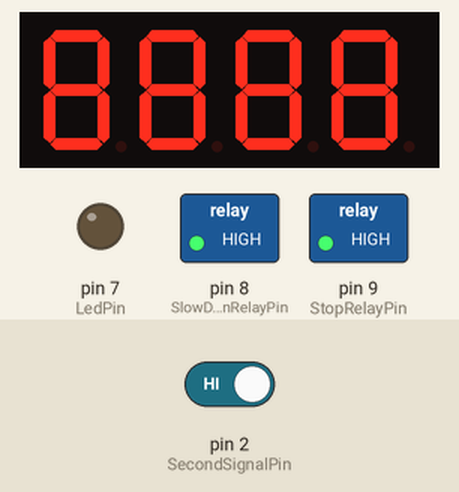
This sketch was run on a simulated Arduino Uno, built with avr-gcc and run on an emulated ATmega328P. Shown: 4-digit seven-segment display, switched loads named in the sketch (green lamp = pin HIGH), output pins drawn as LEDs (lit = HIGH). Wiring (inferred from the names in the program): MAX7219 LED driver: CS pin 10. The inputs (shaded band) are chosen by the test bench; at power-on: pin 2 (SecondSignalPin) HIGH. Pins used as bus, display or sensor lines are not drawn.

Above: at 0.1 s.
At 4.2 s:
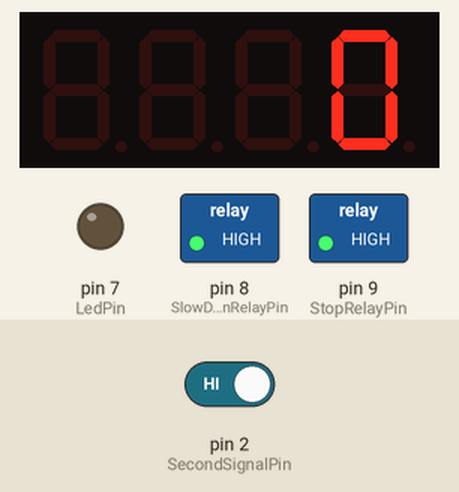
4.3 s: pin 2 (SecondSignalPin) driven LOW
At 5.7 s:
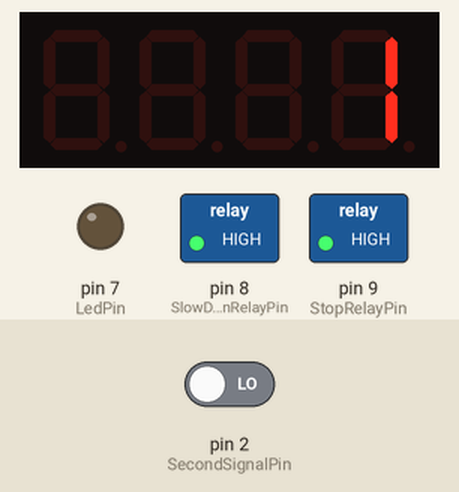
Timing chart, 0 to 7.3 s (numbered marks = the images above; inputs shaded):
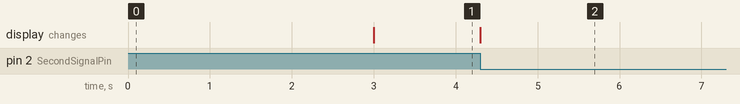

The sketch:

tachograph.ino
```cpp
//
// Kayak Electronics www.kayak-electronics.com
//
// Double Digital Tachograph
// Januar 2013.
// TODO: analogReadResolution to 9 bits

// #define USE_SERIAL

#include <EEPROM.h>
#include "EEPROMAnything.h"

#include <SPI.h>
#define chipSelectPin 10    // this is used in max7219.h, also 12 and 13 pin+
#include "max7219.h"

const int SensorPin = A0;
const int SecondDisplayPin = 4;
const int MeterPin = 3;
const int SecondSignalPin = 2;  // signal from second machine
const int RecordPin = 6;
const int LedPin = 7;
const int StopRelayPin = 9;
const int SlowDownRelayPin = 8;

const int FirstNumberPin = A4;
const int SecondNumberPin = A3;
const int ThirdNumberPin = A5;
const int FourthNumberPin = A1; //A2;
const int SlowDownNumberPin = A2; //A1;


#ifdef USE_SERIAL
#define mySerial Serial
#else // #ifdef USE_SERIAL
// if we do not use serial port
class classSerial{
  public:
    void begin(char) {};
    void print(char*) {};
    void print(int) {};
    void println(char*) {};
    void println(int) {};
} mySerial;
#endif

int slowDown = 10;
int counter = 0;
volatile int secondCounter = 0;
int displayedSecondCounter = 0;
int targetCounter = 0;
int highThreshold = 0;
int lowThreshold = 1024;
bool wasSecondCounter = false;
volatile unsigned long timeLast = 0;

bool LightDetected = false;  // assume that we start when there is no light

void updateSecondCounter()
{
  unsigned long now = millis();
  if (now - timeLast > 15)
  {
    secondCounter++;
  }
  timeLast = now;
}
void setup() {
  //  pinMode(SensorPin,INPUT);
  //  pinMode(ResistorPin,INPUT);
  //  pinMode(RecordPin,INPUT);
  pinMode(LedPin,OUTPUT);
  pinMode(chipSelectPin, OUTPUT);
  pinMode(SlowDownRelayPin, OUTPUT);
  pinMode(StopRelayPin, OUTPUT);
  digitalWrite(RecordPin,HIGH); // pull up resistor
  digitalWrite(SecondDisplayPin,HIGH); // pull up resistor
  digitalWrite(SlowDownRelayPin,HIGH);  // disable slow down
  digitalWrite(StopRelayPin,HIGH);  // disable slow down
  attachInterrupt(SecondSignalPin - 2, updateSecondCounter, FALLING);

  mySerial.begin(9600);
  mySerial.println("start");
  SPI.begin();
  max7219_init1();               // initialize  max7219


  int numberAnalog[4];
  numberAnalog[0] = analogRead(FirstNumberPin);
  numberAnalog[1] = analogRead(SecondNumberPin);
  numberAnalog[2] = analogRead(ThirdNumberPin);
  numberAnalog[3] = analogRead(FourthNumberPin);
  mySerial.print("   ");
  int decade = 1;
  for (int i =0;i<4;i++)
  {
    mySerial.print(numberAnalog[i]);
    mySerial.print(" ");
    targetCounter += (numberAnalog[i]+32)/64 * decade;
    decade *= 10;
  }
  mySerial.println(targetCounter);
  display_number(targetCounter);
  delay(3000);

  slowDown = (analogRead(SlowDownNumberPin)+32)/64;


  EEPROM_readAnything(0, highThreshold);
  EEPROM_readAnything(10, lowThreshold);
  mySerial.print("slowDown ");
  mySerial.println(slowDown);
  mySerial.print("threshold ");
  mySerial.println(highThreshold);
  mySerial.print("lowThreshold ");
  mySerial.println(lowThreshold);
  mySerial.println("counter");
  secondCounter = 0;
  display_number(secondCounter);

} //end setup

// **********************************************************
void loop(){
  // **********************************************************
  if (secondCounter != displayedSecondCounter)
  {
    displayedSecondCounter = secondCounter;
    display_increment_number(displayedSecondCounter);
    if (displayedSecondCounter == targetCounter - slowDown)
    {
      digitalWrite(SlowDownRelayPin,LOW);
    }
    if (displayedSecondCounter == targetCounter)
    {
      digitalWrite(StopRelayPin,LOW);
      delay(5000);
      digitalWrite(StopRelayPin,HIGH);
      digitalWrite(SlowDownRelayPin,HIGH);
      secondCounter = displayedSecondCounter = 0;
      counter = 0;
      display_number(0);
    }
  }
  delay(10);
} // void loop(){
```

EEPROMAnything.h
```cpp
#include <EEPROM.h>
#include <Arduino.h>  // for type definitions

template <class T> int EEPROM_writeAnything(int ee, const T& value)
{
    const byte* p = (const byte*)(const void*)&value;
    unsigned int i;
    for (i = 0; i < sizeof(value); i++)
          EEPROM.write(ee++, *p++);
    return i;
}

template <class T> int EEPROM_readAnything(int ee, T& value)
{
    byte* p = (byte*)(void*)&value;
    unsigned int i;
    for (i = 0; i < sizeof(value); i++)
          *p++ = EEPROM.read(ee++);
    return i;
}
```

max7219.h
```cpp
#define SPI1_write(X) SPI.transfer(X)

void max7219_init1() {
  digitalWrite(chipSelectPin, LOW);
  SPI1_write(0x09);      // BCD mode for digit decoding
  SPI1_write(0x0F);
  digitalWrite(chipSelectPin, HIGH);

  digitalWrite(chipSelectPin, LOW);
  SPI1_write(0x0A);
  SPI1_write(0x0F);      // Segment luminosity intensity
  digitalWrite(chipSelectPin, HIGH);

  digitalWrite(chipSelectPin, LOW);
  SPI1_write(0x0B);
  SPI1_write(0x03);      // Display refresh 0x07
  digitalWrite(chipSelectPin, HIGH);

  digitalWrite(chipSelectPin, LOW);
  SPI1_write(0x0F);
  SPI1_write(0x00);      // No test
  digitalWrite(chipSelectPin, HIGH);

  digitalWrite(chipSelectPin, LOW);
  SPI1_write(0x0C);
  SPI1_write(0x01);      // Turn on the display
  digitalWrite(chipSelectPin, HIGH);

}

void display_number(unsigned int data1) {

  digitalWrite(chipSelectPin, LOW);
  SPI1_write(4);                 // send Thousands digit
  if (data1>999)
    SPI1_write(data1/1000);
  else
    SPI1_write(0x0F);
  digitalWrite(chipSelectPin, HIGH);

  digitalWrite(chipSelectPin, LOW);
  SPI1_write(3);                 // send Hundreds digit
  if (data1>99)
    SPI1_write((data1/100)%10);
  else
    SPI1_write(0x0F);
  digitalWrite(chipSelectPin, HIGH);

  digitalWrite(chipSelectPin, LOW);
  SPI1_write(2);                 // send Tens digit
  if (data1>9)
    SPI1_write((data1/10)%10);
  else
    SPI1_write(0x0F);
  digitalWrite(chipSelectPin, HIGH);

  digitalWrite(chipSelectPin, LOW);
  SPI1_write(1);                 // send Ones digit
  SPI1_write(data1%10);
  digitalWrite(chipSelectPin, HIGH);
}

void turn_off(unsigned long delayTime)
{
  digitalWrite(chipSelectPin, LOW);
  SPI1_write(0x0C);
  SPI1_write(0x00);      // Turn off the display
  digitalWrite(chipSelectPin, HIGH);

  delay(delayTime);

  digitalWrite(chipSelectPin, LOW);
  SPI1_write(0x0C);
  SPI1_write(0x01);      // Turn on the display
  digitalWrite(chipSelectPin, HIGH);
}

void display_increment_number(unsigned int data1) {

  if (data1%10 != 0)
  {
    digitalWrite(chipSelectPin, LOW);
    SPI1_write(1);                 // send Ones digit
    SPI1_write(data1%10);
    digitalWrite(chipSelectPin, HIGH);
    return;
  }
  digitalWrite(chipSelectPin, LOW);
  SPI1_write(1);                 // send Ones digit as 0
  SPI1_write(0);
  digitalWrite(chipSelectPin, HIGH);

  if ((data1/10)%10 != 0)
  {
    digitalWrite(chipSelectPin, LOW);
    SPI1_write(2);                 // send Tens digit
    SPI1_write((data1/10)%10);
    digitalWrite(chipSelectPin, HIGH);
    return;
  }
  digitalWrite(chipSelectPin, LOW);
  SPI1_write(2);                 // send Tens digit
  SPI1_write(0);
  digitalWrite(chipSelectPin, HIGH);

  if ((data1/100)%10 != 0)
  {
    digitalWrite(chipSelectPin, LOW);
    SPI1_write(3);                 // send Hundreds digit
    SPI1_write((data1/100)%10);
    digitalWrite(chipSelectPin, HIGH);
    return;
  }
  digitalWrite(chipSelectPin, LOW);
  SPI1_write(3);                 // send Hundreds digit
  SPI1_write(0);
  digitalWrite(chipSelectPin, HIGH);

  digitalWrite(chipSelectPin, LOW);
  SPI1_write(4);                 // send Thousands digit
  SPI1_write(data1/1000);
  digitalWrite(chipSelectPin, HIGH);
}
```

Measured:
- after the input at 4.3 s, the display: changes at once (image 2)
